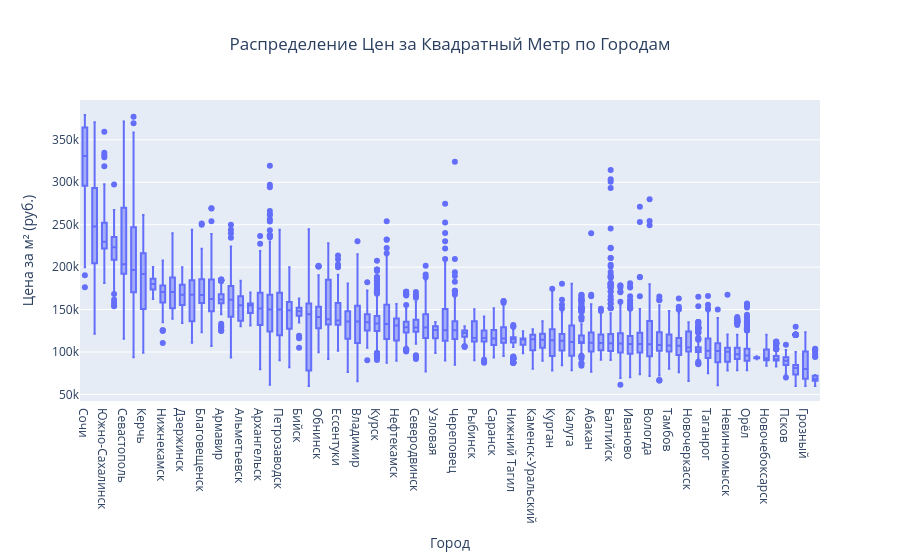

Notebook source saved alongside this figure:
### Markdown cell above
## Медианная Цена за Квадратный Метр по Субъектам РФ

**Ключевые наблюдения:**
- Разница между самым дорогим и самым дешёвым регионом составляет **в несколько раз**
- Наблюдается **высокая вариативность цен** между субъектами РФ 
- Это **подтверждает критическую важность** географических признаков для модели
- Цветовая градация наглядно показывает **ценовые кластеры** регионов

**Гипотезы :**

 Регионы с высокими зарплатами → высокие цены  
 Регионы с растущим населением → растущие цены  
 Курортные регионы → большой + к цене  
 Промышленные регионы → средние/низкие цены

**Практические выводы:**
- Возможно, стоит создать **отдельные модели для регионов** с сильно различающимися ценами

### Code cell
# Для наглядности ограничимся городами с достаточным количеством объявлений
city_counts = df['Город'].value_counts()
top_cities = city_counts[city_counts > 50].index 

df_top_cities = df[df['Город'].isin(top_cities)]

# Сортировка городов по медианной цене для более наглядного графика
sorted_cities = df_top_cities.groupby('Город')['Цена_за_квадратный_метр'].median().sort_values(ascending=False).index

# Построение box plot
fig_city_box = px.box(
    df_top_cities,
    x='Город',
    y='Цена_за_квадратный_метр',
    title='Распределение Цен за Квадратный Метр по Городам',
    labels={'Город': 'Город', 'Цена_за_квадратный_метр': 'Цена за м² (руб.)'},
    category_orders={'Город': sorted_cities} # Применяем сортировку
)

fig_city_box.update_layout(title_x=0.5)
fig_city_box.show()

### Figure 1 — Plotly figure (JSON) as saved in the notebook; plotly's stock layout.template omitted (floating-point values rounded to 4 significant figures; data arrays with more than 128 entries replaced by an {"elided": "..."} marker saying what was removed)
{"data": [{"alignmentgroup": "True", "hovertemplate": "Город=%{x}<br>Цена за м² (руб.)=%{y}<extra></extra>", "legendgroup": "", "marker": {"color": "#636efa"}, "name": "", "notched": false, "offsetgroup": "", "orientation": "v", "showlegend": false, "type": "box", "x": {"elided": "17167 str values"}, "x0": " ", "xaxis": "x", "y": {"elided": "17167 float values"}, "y0": " ", "yaxis": "y"}], "layout": {"boxmode": "group", "legend": {"tracegroupgap": 0}, "title": {"text": "Распределение Цен за Квадратный Метр по Городам", "x": 0.5}, "xaxis": {"anchor": "y", "categoryarray": ["Сочи", "Евпатория", "Южно-Сахалинск", "Кисловодск", "Севастополь", "Новороссийск", "Керчь", "Братск", "Нижнекамск", "Чита", "Дзержинск", "Пятигорск", "Благовещенск", "Симферополь", "Армавир", "Улан-Удэ", "Альметьевск", "Мурманск", "Архангельск", "Калининград", "Петрозаводск", "Сургут", "Бийск", "Каспийск", "Обнинск", "Майкоп", "Ессентуки", "Магнитогорск", "Владимир", "Белгород", "Курск", "Чебоксары", "Нефтекамск", "Выкса", "Северодвинск", "Сыктывкар", "Узловая", "Киров", "Череповец", "Сосновоборск", "Рыбинск", "Нижневартовск", "Саранск", "Стерлитамак", "Нижний Тагил", "Новокуйбышевск", "Каменск-Уральский", "Балаково", "Курган", "Йошкар-Ола", "Калуга", "Великий Новгород", "Абакан", "Батайск", "Балтийск", "Брянск", "Иваново", "Кострома", "Вологда", "Тверь", "Тамбов", "Ставрополь", "Новочеркасск", "Энгельс", "Таганрог", "Смоленск", "Невинномысск", "Ковров", "Орёл", "Шахты", "Новочебоксарск", "Волжский", "Псков", "Нальчик", "Грозный", "Березники"], "categoryorder": "array", "domain": [0, 1], "title": {"text": "Город"}}, "yaxis": {"anchor": "x", "domain": [0, 1], "title": {"text": "Цена за м² (руб.)"}}}}
